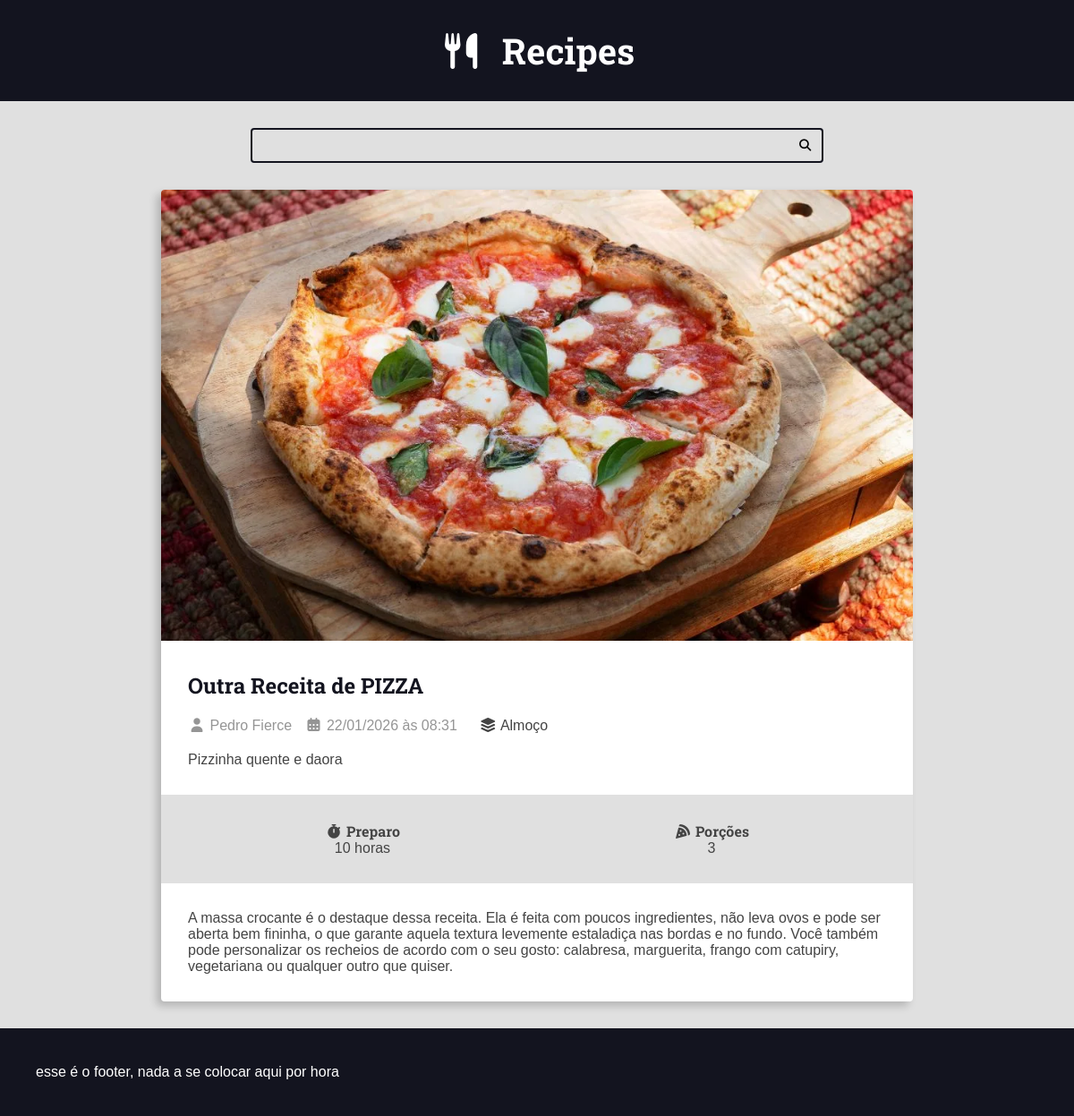
Screenshot of /recipes/425/ with the database file from the repository.
### recipes/models.py (models this page shows, shortened)
class Recipe(models.Model):
    title = models.CharField(max_length=65)
    description = models.CharField(max_length=165)
    slug = models.SlugField(unique=True)
    preparation_time = models.IntegerField()
    preparation_time_unit = models.CharField(max_length=65)
    servings = models.IntegerField()
    servings_time_unit = models.CharField(max_length=65)
    preparation_steps = models.TextField()
    preparation_steps_is_html = models.BooleanField(default=False)
    created_at = models.DateTimeField(auto_now_add=True)
    update_at = models.DateTimeField(auto_now=True)
    is_published = models.BooleanField(default=False)
    cover = models.ImageField(upload_to='recipes/covers/%Y/%m/%d', blank=True, default='')
    category = models.ForeignKey(
        Category, on_delete=models.SET_NULL, null=True, blank=True, default=None)
    author = models.ForeignKey(
        User, on_delete=models.SET_NULL, null=True)

class Category(models.Model):
    name = models.CharField(max_length=65)

### recipes/views.py (the view)
# urls.py: path('recipes/<int:id>/', views.recipe, name="recipe"),
def recipe(request, id):
    recipe = get_object_or_404(Recipe, pk=id, is_published= True)
    return render(request, 'recipes/pages/recipe-view.html', context={
        'recipe': recipe,
        'is_detail_page': True,
    })

### recipes/templates/recipes/pages/recipe-view.html (shortened to what this page needs)
{% extends "global/base.html" %}
{% block content %}
<div class="main-content main-content-detail container">
    {% include 'recipes/partials/recipe.html' %}
</div>
{% endblock content %}

### recipes/templates/recipes/partials/recipe.html (shortened to what this page needs)
<div class="recipe recipe-list-item">
    {% if recipe.cover.url is not Null %}
        <div class="recipe-cover">
            <a href="{% url "recipes:recipe" recipe.id %}">
                <img src="{{recipe.cover.url}}" alt="Temporario">
            </a>
        </div>
    {% endif %}
    <div class="recipe-title-container">
        <h2 class="recipe-title">
            <a href="{% url "recipes:recipe" recipe.id %}">
                {{recipe.title}}
            <a/>
        </h2>
    </div>
    <div class="recipe-author">
    {% if recipe.author is not None %}
        <span class="recipe-author-item">
            <i class="fas fa-user"></i>
            {% if recipe.author.first_name %}
                {{recipe.author.first_name}} {{recipe.author.last_name}}
            {% else %}
                {{recipe.author.username}}
            {% endif %}
        </span>
    {% endif %}
        <span class="recipe-author-item">
            <i class="fas fa-calendar-alt"></i>
            {{ recipe.created_at|date:"d/m/Y" }} às {{ recipe.created_at|date:"H:i" }}
        </span>
        {% if recipe.category is not None %}
            <span class="recipe-author-item">
                <a href="{% url "recipes:category" recipe.category.id %}">
                    <i class="fas fa-layer-group"></i>
                    {{recipe.category.name}}
                </a>
            </span>
        {% endif %}
    </div>
    <div class="recipe-content">
        {{recipe.description}}
    </div>
    <div class="recipe-meta-container">
        <div class="recipe-meta recipe-preparation">
            <h3 class="recipe-meta-title"><i class="fas fa-stopwatch"></i> Preparo</h3>
            <div class="recipe-meta-text">
                {{recipe.preparation_time}} {{recipe.preparation_time_unit}}
            </div>
        </div>
        <div class="recipe-meta recipe-servings">
            <h3 class="recipe-meta-title"><i class="fas fa-pizza-slice"></i> Porções</h3>
            <div class="recipe-meta-text">
                {{recipe.servings}} {{recipe.servings_unit}}
            </div>
        </div>
    </div>
    {% if is_detail_page is True %}
        <div class="preparation-steps">
            {% if recipe.preparation_steps_is_html is True %}
                {{recipe.preparation_steps | safe }}
            {% else %}
                {{recipe.preparation_steps | linebreaksbr }}
            {% endif %}
        </div>
    {% endif %}
</div>

### base_static/global/css/styles.css (style rules this page uses)
:root { --color-primary: #269fe6; --color-primary-hover: #2086c2; --color-primary-dark: #13141f; --color-primary-dark-hover: #212336; --color-primary-light: #d4ecfa; --color-primary-light-hover: #bdd8e7; --color-white: #fff; --color-black: #000; --color-dark-text: #444; --color-info-light: #cce5ff; --color-debug-light: #cce5ff; --color-success-light: #d4edda; --color-alert-light: #fff3cd; --color-warning-light: #fff3cd; --color-error-light: #f8d7da; --color-info-dark: #4d86c4; --color-debug-dark: #4d86c4; --color-success-dark: #4a9c5d; --color-alert-dark: #927f40; --color-warning-dark: #927f40; --color-error-dark: #da525d; --color-gray-0: #f9f9f9; --color-gray-1: #e0e0e0; --color-gray-2: #c7c7c7; --color-gray-3: #aeaeae; --color-gray-4: #959595; --color-gray-5: #7d7d7d; --color-gray-6: #646464; --color-gray-7: #4b4b4b; --color-gray-8: #323232; --color-gray-9: #191919; --font-primary: sans-serif; --font-headings: 'Roboto Slab', serif; --spacing-gutter-medium: 3rem; --spacing-gutter-large: 4rem; }
* { padding: 0; margin: 0; box-sizing: border-box; }
html { font-size: 62.5% }
body { font-size: 1.6rem; font-family: var(--font-primary); background-color: var(--color-gray-1); color: var(--color-dark-text) }
.container { max-width: 144rem; margin: 0 auto; padding: var(--spacing-gutter-medium); }
h1, h2, h3, h4, h5, h6 { font-family: var(--font-headings); }
.main-content { padding-top: 0; }
.recipe { background: var(--color-white); box-shadow: -5px 5px 10px rgba(0, 0, 0, .2); transform: scale(1); transition: all 300ms ease-in-out; border-radius: 0.4rem; overflow: hidden; }
.recipe img { max-width: 100%; }
.recipe-list-item { max-width: 64rem; height: fit-content; }
.recipe-title-container { padding: var(--spacing-gutter-medium); padding-bottom: 2rem; }
.recipe-title-container a { text-decoration: none; color: var(--color-primary-dark) }
.recipe-author { padding: 0 var(--spacing-gutter-medium); }
.recipe-author-item { color: var(--color-gray-4); margin-right: 1rem; }
.recipe-content { padding: var(--spacing-gutter-medium); padding-top: 2rem; }
.recipe-author a { color: var(--font-primary); transition: all 300ms ease-in-out; text-decoration: none; }
.recipe-meta-container { display: flex; flex-flow: row wrap; padding: var(--spacing-gutter-medium); background: var(--color-gray-1); }
.recipe-meta { display: flex; flex-flow: column nowrap; flex-shrink: 1; flex-grow: 1; text-align: center; }
.recipe-meta-title { font-size: 1.6rem; }
.main-content-detail .recipe-list-item { max-width: 84rem; margin: 0 auto; }
.preparation-steps { padding: var(--spacing-gutter-medium); }

### rows the page displays
Recipe: cover (picture), title "Outra Receita de PIZZA", author.first_name "Pedro", author.last_name "Fierce", created_at "22/01/2026", created_at "08:31", category.name "Almoço", description "Pizzinha quente e daora", preparation_time "10", preparation_time_unit "horas", servings "3", preparation_steps "A massa crocante é o destaque dessa receita. Ela é feita com poucos ingredientes, não leva ovos e pode ser aberta bem fininha, o que garante aquela textura levemente estaladiça nas bordas e no fundo. Você também pode personalizar os recheios de acordo com o seu gosto: calabresa, marguerita, frango com catupiry, vegetariana ou qualquer outro que quiser."
